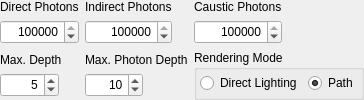
                    <widget class="QWidget" name="siExPhotonMapCfg">
                     <layout class="QGridLayout" name="gridLayout_10">
                      <property name="margin">
                       <number>0</number>
                      </property>
                      <item row="0" column="0">
                       <widget class="QFrame" name="frame">
                        <property name="sizePolicy">
                         <sizepolicy hsizetype="Fixed" vsizetype="Fixed">
                          <horstretch>0</horstretch>
                          <verstretch>0</verstretch>
                         </sizepolicy>
                        </property>
                        <layout class="QVBoxLayout" name="verticalLayout_20">
                         <property name="margin">
                          <number>0</number>
                         </property>
                         <item>
                          <widget class="QLabel" name="label_5">
                           <property name="text">
                            <string>Direct Photons</string>
                           </property>
                          </widget>
                         </item>
                         <item>
                          <widget class="QSpinBox" name="directPhotons">
                           <property name="minimumSize">
                            <size>
                             <width>0</width>
                             <height>24</height>
                            </size>
                           </property>
                           <property name="maximumSize">
                            <size>
                             <width>95</width>
                             <height>24</height>
                            </size>
                           </property>
                           <property name="alignment">
                            <set>Qt::AlignRight|Qt::AlignTrailing|Qt::AlignVCenter</set>
                           </property>
                           <property name="minimum">
                            <number>1000</number>
                           </property>
                           <property name="maximum">
                            <number>10000000</number>
                           </property>
                           <property name="value">
                            <number>1000000</number>
                           </property>
                          </widget>
                         </item>
                        </layout>
                       </widget>
                      </item>
                      <item row="0" column="1">
                       <widget class="QFrame" name="frame_2">
                        <property name="sizePolicy">
                         <sizepolicy hsizetype="Fixed" vsizetype="Fixed">
                          <horstretch>0</horstretch>
                          <verstretch>0</verstretch>
                         </sizepolicy>
                        </property>
                        <layout class="QVBoxLayout" name="verticalLayout_21">
                         <property name="margin">
                          <number>0</number>
                         </property>
                         <item>
                          <widget class="QLabel" name="label_8">
                           <property name="text">
                            <string>Indirect Photons</string>
                           </property>
                          </widget>
                         </item>
                         <item>
                          <widget class="QSpinBox" name="indirectPhotons">
                           <property name="minimumSize">
                            <size>
                             <width>0</width>
                             <height>24</height>
                            </size>
                           </property>
                           <property name="maximumSize">
                            <size>
                             <width>95</width>
                             <height>24</height>
                            </size>
                           </property>
                           <property name="alignment">
                            <set>Qt::AlignRight|Qt::AlignTrailing|Qt::AlignVCenter</set>
                           </property>
                           <property name="minimum">
                            <number>1000</number>
                           </property>
                           <property name="maximum">
                            <number>10000000</number>
                           </property>
                           <property name="value">
                            <number>1000000</number>
                           </property>
                          </widget>
                         </item>
                        </layout>
                       </widget>
                      </item>
                      <item row="0" column="2">
                       <widget class="QFrame" name="frame_3">
                        <property name="sizePolicy">
                         <sizepolicy hsizetype="Fixed" vsizetype="Fixed">
                          <horstretch>0</horstretch>
                          <verstretch>0</verstretch>
                         </sizepolicy>
                        </property>
                        <layout class="QVBoxLayout" name="verticalLayout_22">
                         <property name="margin">
                          <number>0</number>
                         </property>
                         <item>
                          <widget class="QLabel" name="label_9">
                           <property name="text">
                            <string>Caustic Photons</string>
                           </property>
                          </widget>
                         </item>
                         <item>
                          <widget class="QSpinBox" name="causticPhotons">
                           <property name="minimumSize">
                            <size>
                             <width>0</width>
                             <height>24</height>
                            </size>
                           </property>
                           <property name="maximumSize">
                            <size>
                             <width>95</width>
                             <height>24</height>
                            </size>
                           </property>
                           <property name="alignment">
                            <set>Qt::AlignRight|Qt::AlignTrailing|Qt::AlignVCenter</set>
                           </property>
                           <property name="minimum">
                            <number>0</number>
                           </property>
                           <property name="maximum">
                            <number>10000000</number>
                           </property>
                           <property name="value">
                            <number>1000000</number>
                           </property>
                          </widget>
                         </item>
                        </layout>
                       </widget>
                      </item>
                      <item row="1" column="0">
                       <widget class="QFrame" name="frem1">
                        <property name="sizePolicy">
                         <sizepolicy hsizetype="Fixed" vsizetype="Fixed">
                          <horstretch>0</horstretch>
                          <verstretch>0</verstretch>
                         </sizepolicy>
                        </property>
                        <layout class="QVBoxLayout" name="verticalLayout_23">
                         <property name="margin">
                          <number>0</number>
                         </property>
                         <item>
                          <widget class="QLabel" name="label_10">
                           <property name="text">
                            <string>Max. Depth</string>
                           </property>
                          </widget>
                         </item>
                         <item>
                          <widget class="QSpinBox" name="expmMaxDepth">
                           <property name="minimumSize">
                            <size>
                             <width>0</width>
                             <height>24</height>
                            </size>
                           </property>
                           <property name="maximumSize">
                            <size>
                             <width>59</width>
                             <height>24</height>
                            </size>
                           </property>
                           <property name="alignment">
                            <set>Qt::AlignRight|Qt::AlignTrailing|Qt::AlignVCenter</set>
                           </property>
                           <property name="value">
                            <number>5</number>
                           </property>
                          </widget>
                         </item>
                        </layout>
                       </widget>
                      </item>
                      <item row="1" column="1">
                       <widget class="QFrame" name="fr1">
                        <property name="sizePolicy">
                         <sizepolicy hsizetype="Fixed" vsizetype="Fixed">
                          <horstretch>0</horstretch>
                          <verstretch>0</verstretch>
                         </sizepolicy>
                        </property>
                        <layout class="QVBoxLayout" name="verticalLayout_24">
                         <property name="margin">
                          <number>0</number>
                         </property>
                         <item>
                          <widget class="QLabel" name="label_11">
                           <property name="text">
                            <string>Max. Photon Depth</string>
                           </property>
                          </widget>
                         </item>
                         <item>
                          <widget class="QSpinBox" name="expmMaxPhotonDepth">
                           <property name="minimumSize">
                            <size>
                             <width>0</width>
                             <height>24</height>
                            </size>
                           </property>
                           <property name="maximumSize">
                            <size>
                             <width>58</width>
                             <height>24</height>
                            </size>
                           </property>
                           <property name="alignment">
                            <set>Qt::AlignRight|Qt::AlignTrailing|Qt::AlignVCenter</set>
                           </property>
                           <property name="value">
                            <number>10</number>
                           </property>
                          </widget>
                         </item>
                        </layout>
                       </widget>
                      </item>
                      <item row="1" column="2">
                       <widget class="QGroupBox" name="boxRenderinMode">
                        <property name="sizePolicy">
                         <sizepolicy hsizetype="Preferred" vsizetype="Preferred">
                          <horstretch>0</horstretch>
                          <verstretch>0</verstretch>
                         </sizepolicy>
                        </property>
                        <property name="minimumSize">
                         <size>
                          <width>0</width>
                          <height>50</height>
                         </size>
                        </property>
                        <property name="maximumSize">
                         <size>
                          <width>16777215</width>
                          <height>16777215</height>
                         </size>
                        </property>
                        <property name="title">
                         <string>Rendering Mode</string>
                        </property>
                        <property name="flat">
                         <bool>false</bool>
                        </property>
                        <layout class="QHBoxLayout" name="horizontalLayout_5">
                         <property name="margin">
                          <number>3</number>
                         </property>
                         <item>
                          <widget class="QRadioButton" name="expmDirectLighting">
                           <property name="text">
                            <string>Direct Lighting</string>
                           </property>
                           <property name="checked">
                            <bool>false</bool>
                           </property>
                          </widget>
                         </item>
                         <item>
                          <widget class="QRadioButton" name="expmPath">
                           <property name="text">
                            <string>Path</string>
                           </property>
                           <property name="checked">
                            <bool>true</bool>
                           </property>
                          </widget>
                         </item>
                        </layout>
                       </widget>
                      </item>
                     </layout>
                    </widget>
